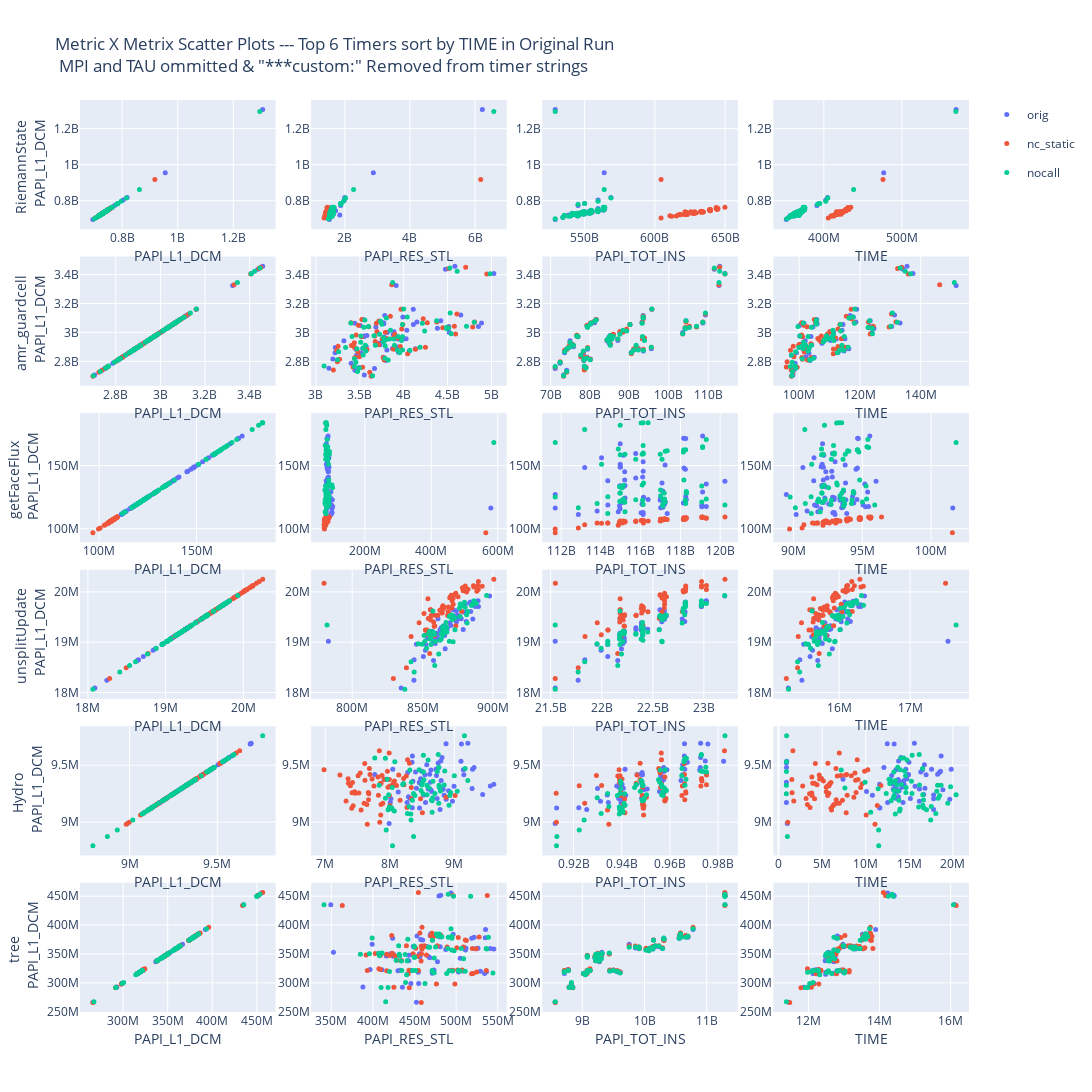

Notebook cell for this chart:
### Code cell
metrics = {'PAPI_L1_DCM':non_normal_DCM_df, 'PAPI_RES_STL':non_normal_STL_df,'PAPI_TOT_INS': non_normal_ins_df, 'TIME':non_normal_df}
fig = make_subplots(rows=len(top_timers), cols=4, vertical_spacing=0.03, horizontal_spacing=0.04)
colors = ['#636EFA', '#EF553B', '#00CC96']
legend_bool = True

row = 1
for timer in top_timers:
    m_keys = list(metrics)
#     print(m_keys, type(m_keys))
    m1 = m_keys[0]
    col = 1
    timer_text = timer.replace('*** custom:', '')
    fig.update_yaxes(title_text=timer_text + ' <br> ' +  m1, row=row, col=col, title_standoff = 5)
    for m2 in m_keys:
        fig.add_trace(go.Scatter(x=metrics[m2][timer][0:63], y=metrics[m1][timer][0:63], mode='markers', marker_color=colors[0], marker_size=5,
                                 name='orig', legendgroup='orig', showlegend=legend_bool, text=non_normal_df['Node'][0:63]), row=row, col=col)
        fig.add_trace(go.Scatter(x=metrics[m2][timer][64:127], y=metrics[m1][timer][64:127], mode='markers', marker_color=colors[1], marker_size=5,
                                 name='nc_static', legendgroup='nc_static', showlegend=legend_bool, text=non_normal_df['Node'][64:127],), row=row, col=col)
        fig.add_trace(go.Scatter(x=metrics[m2][timer][128:191], y=metrics[m1][timer][128:191], mode='markers', marker_color=colors[2], marker_size=5,
                                 name='nocall', legendgroup='nocall', showlegend=legend_bool, text=non_normal_df['Node'][128:191],), row=row, col=col)
        
        fig.update_xaxes(title_text=m2, row=row, col=col, title_standoff = 5)

        
        legend_bool = False
        col+=1
    
    row+=1

title= 'Metric X Metrix Scatter Plots --- Top '+str(len(top_timers)) +' Timers sort by TIME in Original Run <br> MPI and TAU ommitted & "***custom:" Removed from timer strings'
fig.update_layout(height=2200, width=1500, title=title)
fig.write_html("/home/users/MTrappett/Flash5_theta/MetricXMetric_scatter_plots_Theta64.html")
fig.show()
